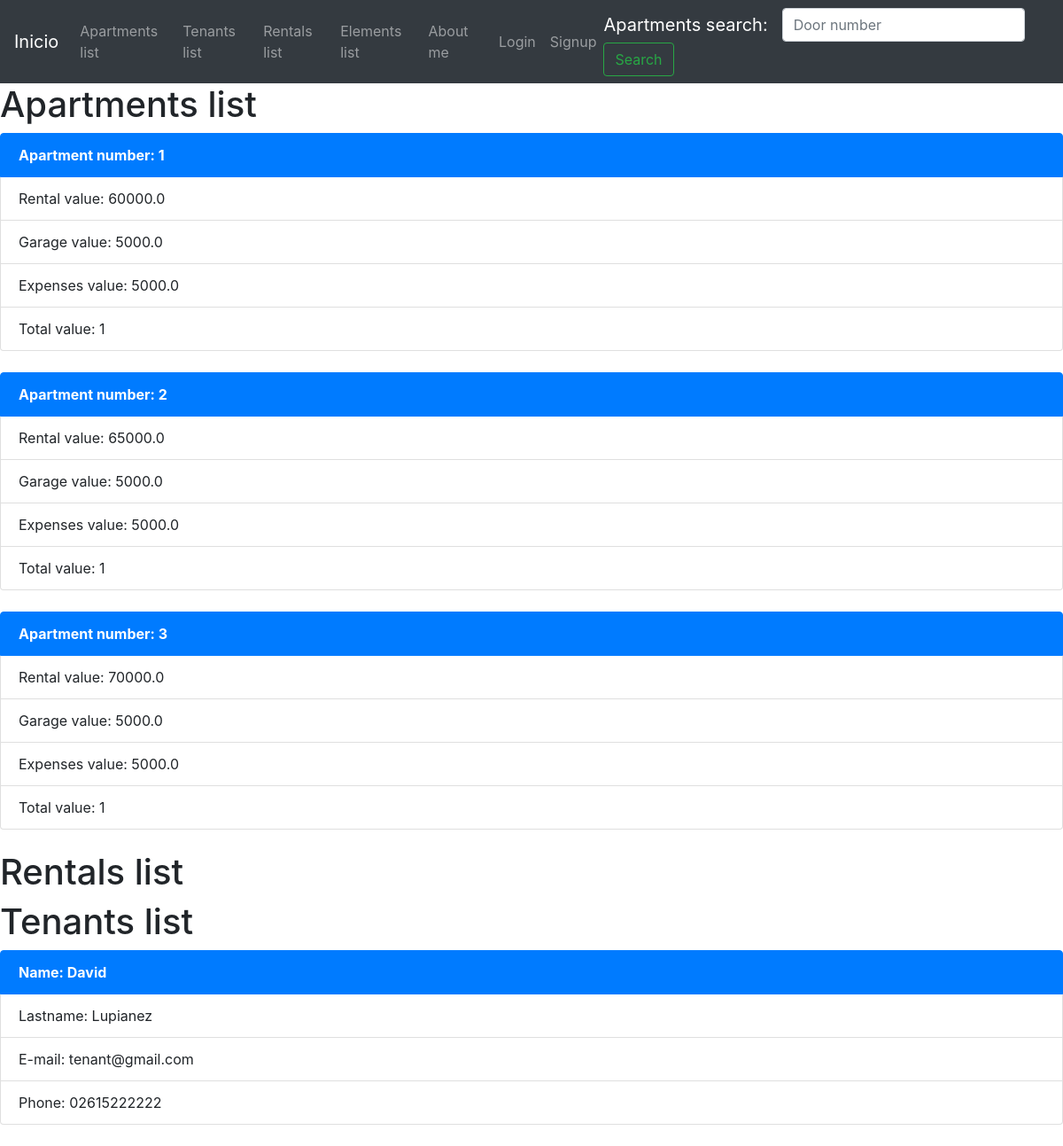
Before: /elements-list/ with the older database file.
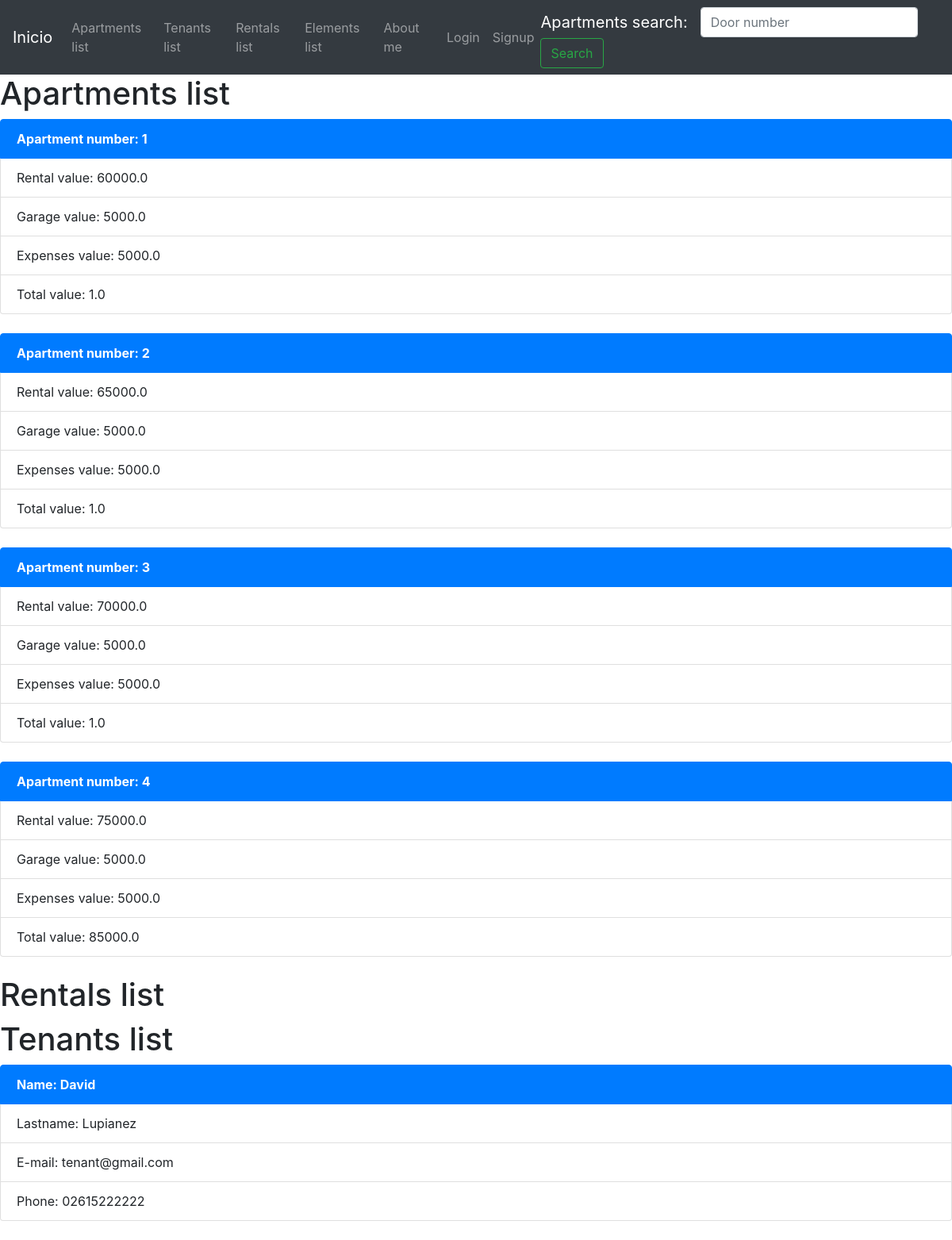
After: the same page with the newer database file.
### apartments/models.py (models this page shows, shortened)
class Apartment(models.Model):
    door_number=models.CharField(max_length=10, null=False, blank=False)
    rental_value=models.FloatField()
    garage_value=models.FloatField()
    expenses_value=models.FloatField()
    total_value = computed_property.ComputedFloatField(compute_from='calculate_total_value')
    is_available=models.BooleanField(default=True)
    apartment_picture = models.ImageField(upload_to='apartment_images', null=True, blank=True)
    def calculate_total_value(self)-> float:
        return self.rental_value + self.garage_value + self.expenses_value

### tenants/models.py (models this page shows, shortened)
class Tenant(models.Model):
    name=models.CharField(max_length=50, null=False, blank=False)
    lastname=models.CharField(max_length=50, null=False, blank=False )
    email=models.EmailField(max_length=50, null=False, blank=False)
    phone=models.CharField(max_length=50, null=False, blank=False)
    is_active=models.BooleanField(default=True)
    tenant_picture = models.ImageField(upload_to='tenant_images', null=True, blank=True)

### real_estate_management/views.py (the view)
# urls.py: path('elements-list/', elements_list),
def elements_list(request):
    all_apartments = Apartment.objects.all()
    all_rents = Rent.objects.all()
    all_tenants = Tenant.objects.all()
    context = {
        'apartments':all_apartments,
        'rents':all_rents,
        'tenants':all_tenants,
    }
    return render(request, 'elements-list.html', context=context)

### templates/elements-list.html (shortened to what this page needs)
{% extends 'base.html' %}
{% block content %}
    <h1>Apartments list</h1>
    {% for apartment in apartments %}
    <ul class="list-group">
        <li class="list-group-item active"><b>Apartment number: {{apartment.door_number}}</b></li>
        <li class="list-group-item">Rental value: {{apartment.rental_value}}</li>
        <li class="list-group-item">Garage value: {{apartment.garage_value}}</li>
        <li class="list-group-item">Expenses value: {{apartment.expenses_value}}</li>
        <li class="list-group-item">Total value: {{apartment.total_value}}</li>
    </ul>
    <br>
    {% endfor %}
    <h1>Rentals list</h1>
    <h1>Tenants list</h1>
    {% for tenant in tenants %}
    <ul class="list-group">
        <li class="list-group-item active"><b>Name: {{tenant.name}}</b></li>
        <li class="list-group-item">Lastname: {{tenant.lastname}}</li>
        <li class="list-group-item">E-mail: {{tenant.email}}</li>
        <li class="list-group-item">Phone: {{tenant.phone}}</li>
    </ul>
    <br>
    {% endfor %}
{% endblock %}

Changed rows visible on the page:
changed Apartment (number 1 of 4 on the later page): total_value "1" → "1.0"
changed Apartment (number 2 of 4 on the later page): total_value "1" → "1.0"
changed Apartment (number 3 of 4 on the later page): total_value "1" → "1.0"
added Apartment: door_number "4", rental_value "75000.0", garage_value "5000.0", expenses_value "5000.0", total_value "85000.0"
